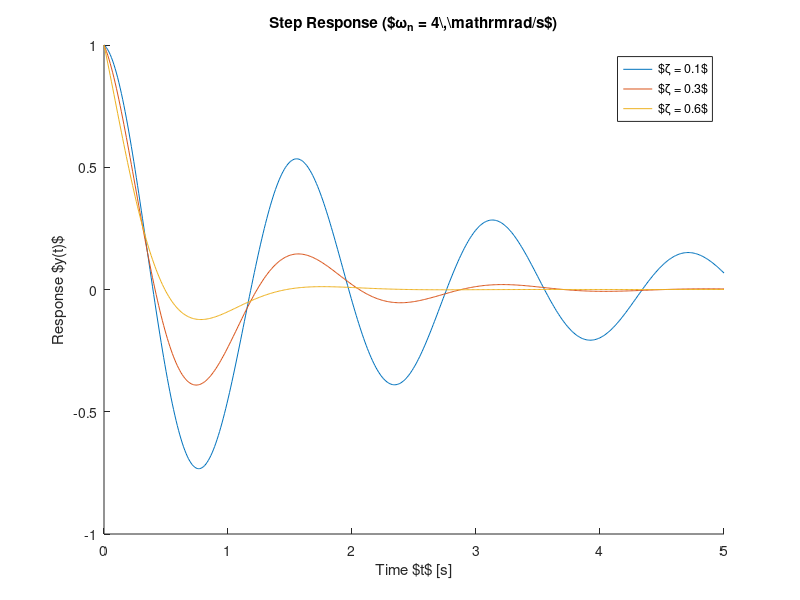

The MATLAB source for this figure: (Note: this script raises an error after producing the figure.)
% generate_plot.m
% MATLABExample/PlotTools を使用した Ipe 連携用プロット出力スクリプト

% MATLABExample/PlotTools へのパスを追加
this_dir = fileparts(mfilename('fullpath'));
repo_root = fullfile(this_dir, '..', '..', '..');
addpath(fullfile(repo_root, 'MATLABExample', 'PlotTools'));

t = linspace(0, 5, 500);
zeta_list = [0.1, 0.3, 0.6];
wn = 4;

%% 1. スライド用 単一プロット (slide_single)
fig1 = figure('Visible', 'off');
hold on;
for i = 1:numel(zeta_list)
    z = zeta_list(i);
    y = exp(-z*wn*t) .* cos(wn*sqrt(1-z^2)*t);
    plot(t, y, 'DisplayName', sprintf('$\\zeta = %.1f$', z));
end
hold off;

xlabel('Time $t$ [s]');
ylabel('Response $y(t)$');
title('Step Response ($\omega_n = 4\,\mathrm{rad/s}$)');
legend('Location', 'northeast');

setup_ipe_plot(fig1, 'slide_single');
export_ipe_plot(fig1, 'plot_slide_single.pdf', 'Batch', true);

%% 2. スライド用 複合マルチプロット (slide_multi: 2x2)
fig2 = figure('Visible', 'off');

% (1) 変位
subplot(2, 2, 1);
plot(t, exp(-0.2*wn*t) .* cos(wn*sqrt(1-0.2^2)*t));
xlabel('Time $t$ [s]'); ylabel('Displacement $y(t)$');

% (2) 速度
subplot(2, 2, 2);
plot(t, -wn*exp(-0.2*wn*t) .* sin(wn*sqrt(1-0.2^2)*t));
xlabel('Time $t$ [s]'); ylabel('Velocity $\dot{y}(t)$');

% (3) 位相平面
subplot(2, 2, 3);
y_val = exp(-0.2*wn*t) .* cos(wn*sqrt(1-0.2^2)*t);
ydot_val = -wn*exp(-0.2*wn*t) .* sin(wn*sqrt(1-0.2^2)*t);
plot(y_val, ydot_val);
xlabel('Displacement $y(t)$'); ylabel('Velocity $\dot{y}(t)$');

% (4) 周波数応答
subplot(2, 2, 4);
f_axis = linspace(0, 20, 200);
mag = 1 ./ sqrt((1 - (f_axis/4).^2).^2 + (2*0.2*f_axis/4).^2);
semilogy(f_axis, mag);
xlabel('Frequency $f$ [Hz]'); ylabel('Magnitude $|G(j\omega)|$');

setup_ipe_plot(fig2, 'slide_multi');
export_ipe_plot(fig2, 'plot_slide_multi.pdf', 'Batch', true);

fprintf('=== Successfully generated plot_slide_single.pdf and plot_slide_multi.pdf ===\n');
exit;
